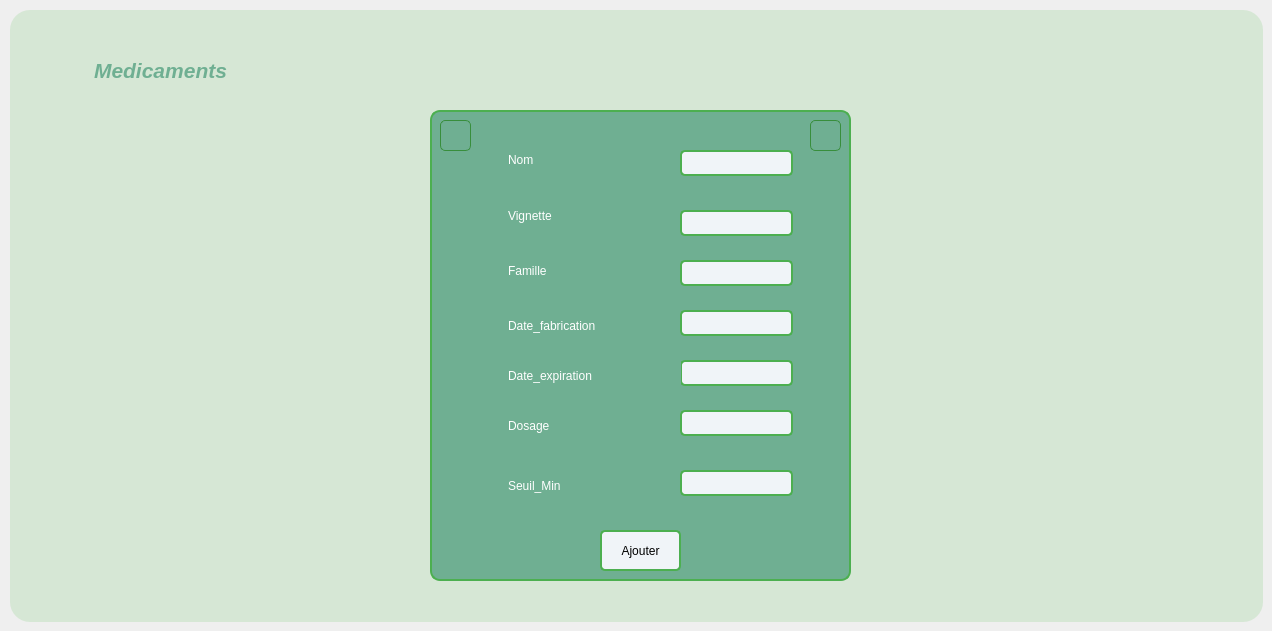
      <widget class="QWidget" name="tab_6">
       <attribute name="title">
        <string>Ajouter</string>
       </attribute>
       <widget class="QFrame" name="frame_4">
        <property name="geometry">
         <rect>
          <x>430</x>
          <y>110</y>
          <width>421</width>
          <height>471</height>
         </rect>
        </property>
        <property name="styleSheet">
         <string notr="true">*{
    background-color: #f0f4f8;  /* Couleur de fond gris clair */
    font-family: Arial, sans-serif;  /* Police moderne et lisible */
}

/* Style pour les QFrame avec couleur vert pistache */
QFrame {
 background-color: #6FAF92;   /* Fond vert pistache */
    border: 2px solid #4CAF50;   /* Bordure vert émeraude */
    border-radius: 10px;         /* Coins arrondis */
    padding: 15px;        
}
QLabel {
    border: none;
}
</string>
        </property>
        <property name="frameShape">
         <enum>QFrame::StyledPanel</enum>
        </property>
        <property name="frameShadow">
         <enum>QFrame::Raised</enum>
        </property>
        <widget class="QLineEdit" name="lineEdit_22">
         <property name="geometry">
          <rect>
           <x>250</x>
           <y>40</y>
           <width>113</width>
           <height>26</height>
          </rect>
         </property>
         <property name="styleSheet">
          <string notr="true">* {
    background-color: #FFFFF;   /* Fond vert pistache */
    border:  2px solid #4CAF50;   /* Bordure bleu clair */
    border-radius: 5px;         /* Coins arrondis */
    padding: 15px;               /* Espacement interne */
}</string>
         </property>
        </widget>
        <widget class="QLineEdit" name="lineEdit_23">
         <property name="geometry">
          <rect>
           <x>250</x>
           <y>100</y>
           <width>113</width>
           <height>26</height>
          </rect>
         </property>
         <property name="styleSheet">
          <string notr="true">* {
    background-color: #FFFFF;   /* Fond vert pistache */
    border: 2px solid #4CAF50;   /* Bordure bleu clair */
    border-radius: 5px;         /* Coins arrondis */
    padding: 15px;               /* Espacement interne */
}</string>
         </property>
        </widget>
        <widget class="QLineEdit" name="lineEdit_24">
         <property name="geometry">
          <rect>
           <x>250</x>
           <y>200</y>
           <width>113</width>
           <height>26</height>
          </rect>
         </property>
         <property name="styleSheet">
          <string notr="true">* {
    background-color: #FFFFF;   /* Fond vert pistache */
    border: 2px solid #4CAF50;   /* Bordure bleu clair */
    border-radius: 5px;         /* Coins arrondis */
    padding: 15px;               /* Espacement interne */
}</string>
         </property>
        </widget>
        <widget class="QLineEdit" name="lineEdit_25">
         <property name="geometry">
          <rect>
           <x>250</x>
           <y>250</y>
           <width>113</width>
           <height>26</height>
          </rect>
         </property>
         <property name="styleSheet">
          <string notr="true">* {
    background-color: #FFFFF;   /* Fond vert pistache */
    border:  2px solid #4CAF50;   /* Bordure bleu clair */
    border-radius: 5px;         /* Coins arrondis */
    padding: 15px;               /* Espacement interne */
}</string>
         </property>
        </widget>
        <widget class="QLineEdit" name="lineEdit_26">
         <property name="geometry">
          <rect>
           <x>250</x>
           <y>150</y>
           <width>113</width>
           <height>26</height>
          </rect>
         </property>
         <property name="styleSheet">
          <string notr="true">* {
    background-color: #FFFFF;   /* Fond vert pistache */
    border:  2px solid #4CAF50;   /* Bordure bleu clair */
    border-radius: 5px;         /* Coins arrondis */
    padding: 15px;               /* Espacement interne */
}</string>
         </property>
        </widget>
        <widget class="QLineEdit" name="lineEdit_27">
         <property name="geometry">
          <rect>
           <x>250</x>
           <y>300</y>
           <width>113</width>
           <height>26</height>
          </rect>
         </property>
         <property name="styleSheet">
          <string notr="true">* {
    background-color: #FFFFF;   /* Fond vert pistache */
    border:  2px solid #4CAF50;   /* Bordure bleu clair */
    border-radius: 5px;         /* Coins arrondis */
    padding: 15px;               /* Espacement interne */
}</string>
         </property>
        </widget>
        <widget class="QLineEdit" name="lineEdit_28">
         <property name="geometry">
          <rect>
           <x>250</x>
           <y>360</y>
           <width>113</width>
           <height>26</height>
          </rect>
         </property>
         <property name="styleSheet">
          <string notr="true">* {
    background-color: #FFFFF;   /* Fond vert pistache */
    border: 2px solid #4CAF50;   /* Bordure bleu clair */
    border-radius: 5px;         /* Coins arrondis */
    padding: 15px;               /* Espacement interne */
}</string>
         </property>
        </widget>
        <widget class="QLabel" name="label_23">
         <property name="geometry">
          <rect>
           <x>60</x>
           <y>29</y>
           <width>91</width>
           <height>41</height>
          </rect>
         </property>
         <property name="styleSheet">
          <string notr="true">* {
    color: white;
}
</string>
         </property>
         <property name="text">
          <string>Nom</string>
         </property>
        </widget>
        <widget class="QLabel" name="label_24">
         <property name="geometry">
          <rect>
           <x>60</x>
           <y>80</y>
           <width>101</width>
           <height>51</height>
          </rect>
         </property>
         <property name="styleSheet">
          <string notr="true">* {
    color: white;
}
</string>
         </property>
         <property name="text">
          <string>Vignette</string>
         </property>
        </widget>
        <widget class="QLabel" name="label_27">
         <property name="geometry">
          <rect>
           <x>60</x>
           <y>130</y>
           <width>131</width>
           <height>61</height>
          </rect>
         </property>
         <property name="styleSheet">
          <string notr="true">* {
    color: white;
}
</string>
         </property>
         <property name="text">
          <string>Famille</string>
         </property>
        </widget>
        <widget class="QLabel" name="label_28">
         <property name="geometry">
          <rect>
           <x>60</x>
           <y>190</y>
           <width>141</width>
           <height>51</height>
          </rect>
         </property>
         <property name="styleSheet">
          <string notr="true">* {
    color: white;
}
</string>
         </property>
         <property name="text">
          <string>Date_fabrication</string>
         </property>
        </widget>
        <widget class="QLabel" name="label_29">
         <property name="geometry">
          <rect>
           <x>60</x>
           <y>240</y>
           <width>191</width>
           <height>51</height>
          </rect>
         </property>
         <property name="styleSheet">
          <string notr="true">* {
    color: white;
}
</string>
         </property>
         <property name="text">
          <string>Date_expiration</string>
         </property>
        </widget>
        <widget class="QLabel" name="label_30">
         <property name="geometry">
          <rect>
           <x>60</x>
           <y>290</y>
           <width>121</width>
           <height>51</height>
          </rect>
         </property>
         <property name="styleSheet">
          <string notr="true">* {
    color: white;
}
</string>
         </property>
         <property name="text">
          <string>Dosage</string>
         </property>
        </widget>
        <widget class="QLabel" name="label_31">
         <property name="geometry">
          <rect>
           <x>60</x>
           <y>350</y>
           <width>131</width>
           <height>51</height>
          </rect>
         </property>
         <property name="styleSheet">
          <string notr="true">* {
    color: white;
}
</string>
         </property>
         <property name="text">
          <string>Seuil_Min</string>
         </property>
        </widget>
        <widget class="QPushButton" name="pushButton_5">
         <property name="geometry">
          <rect>
           <x>170</x>
           <y>420</y>
           <width>81</width>
           <height>41</height>
          </rect>
         </property>
         <property name="styleSheet">
          <string notr="true">* {
	font: 700 7pt &quot;Segoe UI&quot;;
    background-color: #FFFFF;   /* Fond vert pistache */
    border: 2px solid #4CAF50;   /* Bordure bleu clair */
    border-radius: 5px;         /* Coins arrondis */
    padding: 10px;               /* Espacement interne */
 color: black; 

}
*:hover {
    background-color: #81C784;  /* Lighter green on hover */
}
 </string>
         </property>
         <property name="text">
          <string>Ajouter</string>
         </property>
        </widget>
        <widget class="QPushButton" name="pb_select_19">
         <property name="geometry">
          <rect>
           <x>10</x>
           <y>10</y>
           <width>31</width>
           <height>31</height>
          </rect>
         </property>
         <property name="styleSheet">
          <string notr="true">*{
    background-color: #6FAF92;  /* Medium green button */
    border: 1px solid #388E3C;  /* Darker green border */
    border-radius: 5px;
    color: #FFFFFF;             /* White text for contrast */
    padding: 5px;
}

*:hover {
    background-color: #81C784;  /* Lighter green on hover */
}</string>
         </property>
         <property name="text">
          <string/>
         </property>
         <property name="icon">
          <iconset>
           <normaloff>../../../Downloads/en-arriere.png</normaloff>../../../Downloads/en-arriere.png</iconset>
         </property>
         <property name="iconSize">
          <size>
           <width>22</width>
           <height>30</height>
          </size>
         </property>
        </widget>
        <widget class="QPushButton" name="pb_select_20">
         <property name="geometry">
          <rect>
           <x>380</x>
           <y>10</y>
           <width>31</width>
           <height>31</height>
          </rect>
         </property>
         <property name="styleSheet">
          <string notr="true">*{
    background-color: #6FAF92;  /* Medium green button */
    border: 1px solid #388E3C;  /* Darker green border */
    border-radius: 5px;
    color: #FFFFFF;             /* White text for contrast */
    padding: 5px;
}

*:hover {
    background-color: #81C784;  /* Lighter green on hover */
}</string>
         </property>
         <property name="text">
          <string/>
         </property>
         <property name="icon">
          <iconset>
           <normaloff>../../../Downloads/x.png</normaloff>../../../Downloads/x.png</iconset>
         </property>
         <property name="iconSize">
          <size>
           <width>16</width>
           <height>30</height>
          </size>
         </property>
        </widget>
       </widget>
       <widget class="QGroupBox" name="groupBox_9">
        <property name="geometry">
         <rect>
          <x>10</x>
          <y>10</y>
          <width>1253</width>
          <height>612</height>
         </rect>
        </property>
        <property name="styleSheet">
         <string notr="true">background-color:#D6E7D5;

border-radius : 20px;</string>
        </property>
        <property name="title">
         <string/>
        </property>
        <widget class="QLabel" name="label_60">
         <property name="geometry">
          <rect>
           <x>50</x>
           <y>30</y>
           <width>201</width>
           <height>61</height>
          </rect>
         </property>
         <property name="styleSheet">
          <string notr="true">*{
    color: #6FAF92;
    font-size: 16px; /* Taille du texte (ajustable) */
    font-weight: normal; /* Style du texte */
}</string>
         </property>
         <property name="text">
          <string>&lt;html&gt;&lt;head/&gt;&lt;body&gt;&lt;p align=&quot;center&quot;&gt;&lt;span style=&quot; font-size:16pt; font-weight:700; font-style:italic;&quot;&gt;Medicaments&lt;/span&gt;&lt;/p&gt;&lt;/body&gt;&lt;/html&gt;</string>
         </property>
        </widget>
       </widget>
       <zorder>groupBox_9</zorder>
       <zorder>frame_4</zorder>
      </widget>
